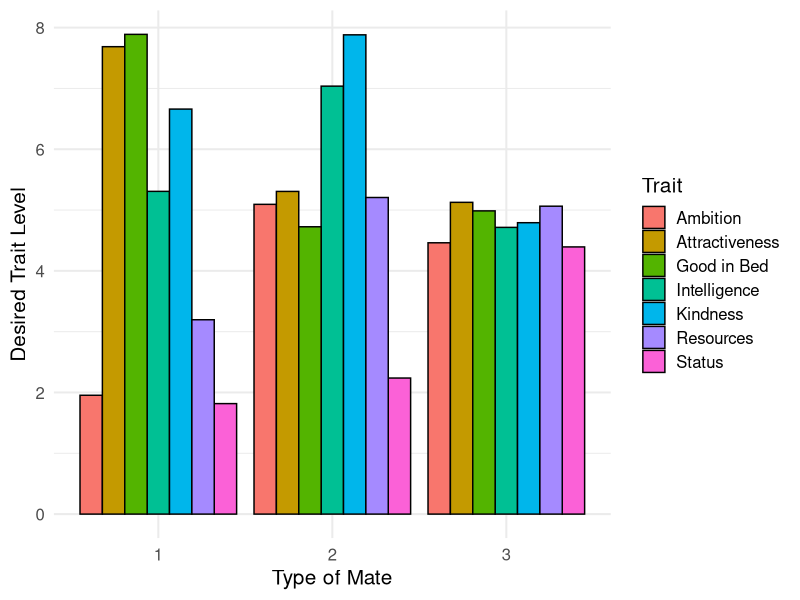
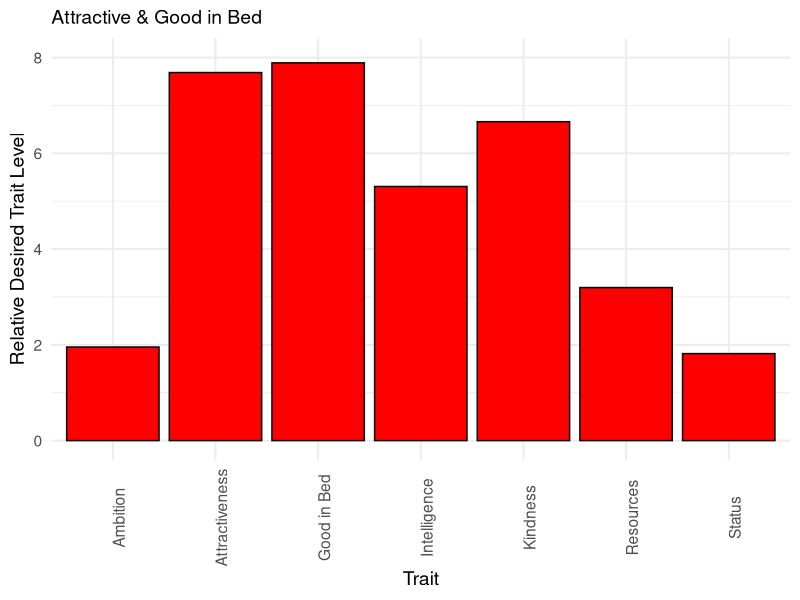
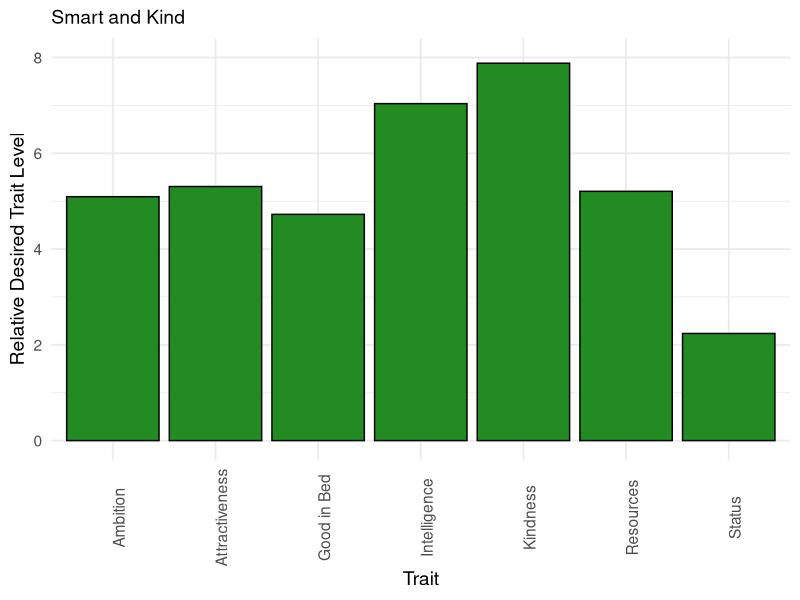
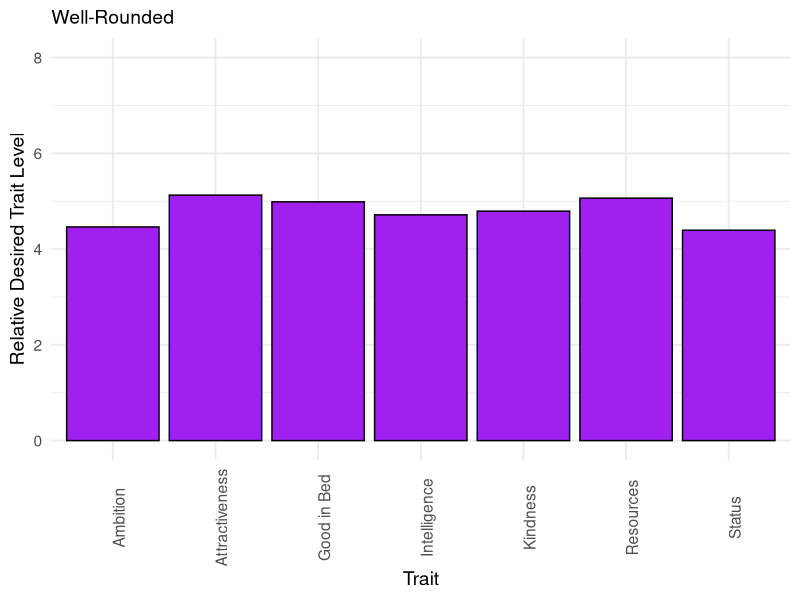
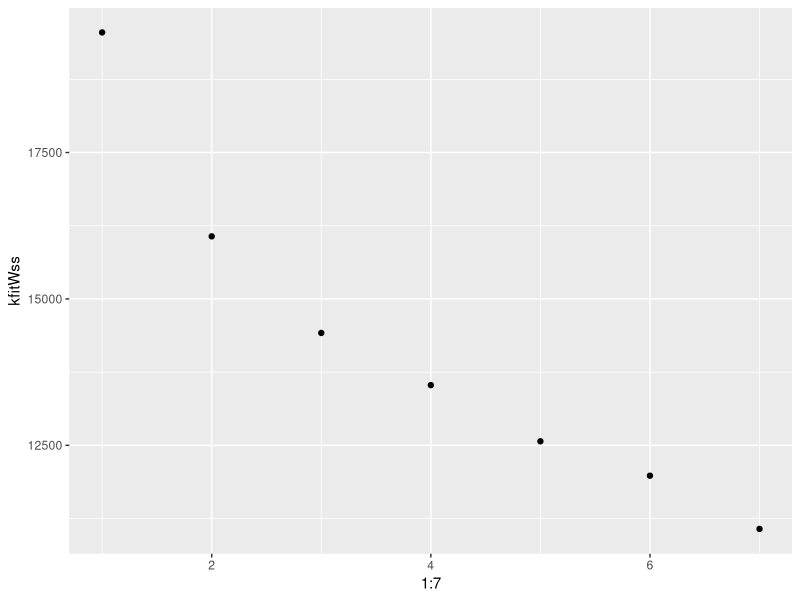

These charts were generated, in order, by the following R code: (Note: this script raises an error after producing the figures.)
#############Polyamorous Mate Preferences -- Budget Allocation: Analysis Script #################
####Ashley J Coventry, Tamsin German, Dan Conroy-Beam########



###load packages 
library(psych) #for scree plot
library(ggplot2) #For generating other plots
library(data.table) #for reshaping data
library(stringr) #for permutation analy data reorganizing

###set seed###
set.seed(112822)


###load data###
data <- read.csv("Human Data/Processed Data/Processed Data20230108 181609.csv")


#Remove NAs ###
#necessary when merging back into the original data frame because kfits is omitting NAs. 

nacheck <- apply(data[,14:27], 1, function(x) sum(is.na(x))>0)
data<- data[!nacheck,]


#excluding people who don't identify as either men or women

data<-data[data$gender<3,]


###reshape data wide --> long and only keep columns relevant for kmeans

#melt function to have two rows (1 for orange, 1 for blue) with each trait rating

longData<-melt(as.data.table(data),id.vars=c("PIN","gender","age"),
               measure.vars=list(c(14,21),
                                 c(15,22),
                                 c(16,23),
                                 c(17,24),
                                 c(18,25),
                                 c(19,26),
                                 c(20,27)))


#Relabel columns

colnames(longData)[4:11]<-c("partner","amb","attract",
                            "intel","sexy","kind",
                            "stat","finPros")


#Relabel partner type values
longData$partner<-as.factor(ifelse(longData$partner==1,"idealBlue","idealOrange"))





###K-Means Cluster Analysis###


#extract kmeans wSs
kfitWss<-sapply(1:7,function(x) kmeans(longData[,5:11],x)$tot.withinss)

#scree plot
screePlot<-qplot(1:7,kfitWss)


##compute differences in within ss across k for k-means clustering
wssDiffs<-diff(kfitWss)


##Add this classification to the original dataframe

kFit<-kmeans(longData[,5:11],3)
longData$kFitab <- kFit$cluster


##Create vectors of preference means for each cluster (without age)
clustCenters<-kFit$centers

##Look at gender breakdown by cluster #1 = women, #2 = men
clustGender<-table(longData$gender,longData$kFitab)

##compute variance between trait ratings for each cluster
#to see if maybe one cluster is more well rounded than others
clustVars<-apply(clustCenters,1,var)




###Compute same or diff variable for ideal orange v ideal blue
#do people want both of their ideal partners in the same cluster or in different ones? 

##Transfer partner clusters back to data (since "data" is wide)
data$blueClust<-longData$kFitab[longData$partner=="idealBlue"]
data$orangeClust<-longData$kFitab[longData$partner=="idealOrange"]

##Determine for each participant whether their orange and blue partners are in the same cluster
#same = 1, diff = 0
data$sameOrDiff<-apply(data[,133:134],1,function(x)
  sum(duplicated(x))
)

##get sameOrDiff as function of gender
genderDiff<-table(data$sameOrDiff,data$gender)


##Computing average differentness
avgDiff <- mean(data$sameOrDiff)

###create variable listing cluster of each partner 

data$kFitab<-apply(data[,133:134],1,function(x) paste0(sort(as.numeric(x)),collapse=","))


### CHI SQUARE -- some use Fisher's exact test since some clusters are rare###

#are men and women are choosing combos of partner orange and blue at diff rates?

chisqGender<-chisq.test(table(data$gender,data$kFitab))
#fisherGender <- fisher.test(table(data$gender, data$kFitab))
  #get error with Fisher's test and chi square

##do preferences for partner orange predict preferences for partner blue?
chisqClust<-chisq.test(table(data$blueClust, data$orangeClust)) 
#fisherClust <- fisher.test(table(data$blueClust, data$orangeClust))

##raw numbers in each cluster combo by gender
clustComboGender<-table(data$blueClust,data$orangeClust,data$gender)



### Permuation Analysis ###


##create a vector to store null distribution averages
nullDistAvg <- rep(0,100000)

##for loop to generate data of null dist 
for(a in 1:100000){
  
  aNull<-sample(data$blueClust)
  bNull<-sample(data$orangeClust)
  
  #Compute sameordiff
  sodNull<-ifelse(aNull==bNull, 0, 1)
  
  #Compute and saving average differentness
  nullDistAvg[a]<-mean(sodNull)
  
}



##see whether we are in extremes of null dist (compare output to our avgdiff)

nullDistHigh<-quantile(nullDistAvg[1:100000],c(0.975)) 
nullDistLow<-quantile(nullDistAvg[1:100000],c(0.025)) 


#Compute p-value comparing observed sameordiff to null distribution
pValueDiff <- sum(nullDistAvg < avgDiff) /100000  


###How many ideal partners are in each cluster?

##for people who wanted both partners in same cluster
sameClust <- table(data$blueClust[data$sameOrDiff == 0]) 

##for people who wanted partners in different clusters
#don't need to run separately for clusters A and B bc made order arbitrary
diffClust <- table(data$blueClust[data$sameOrDiff ==1])  


###More Chi Squares: proportion of participants with at least 1 partner in specific clusters 

##Create blank columns in data
data$clust1 <- NA #for cluster 1
data$clust2<- NA #for cluster 2
data$clust3 <- NA #for cluster 3


##for loop to fill columns
for(i in 1:NROW(data)){
  ifelse(data$orangeClust[i] == 1 | data$blueClust[i] == 1, data$clust1[i]<-1, data$clust1[i]<-0)
  
}

for(i in 1:NROW(data)){
  ifelse(data$orangeClust[i] == 2 | data$blueClust[i] == 2, data$clust2[i]<-1, data$clust2[i]<-0)
  
}

for(i in 1:NROW(data)){
  ifelse(data$orangeClust[i] == 3 | data$blueClust[i] == 3, data$clust3[i]<-1, data$clust3[i]<-0)
  
}



chisqClust1 <- chisq.test(table(data$gender, data$clust1))
chisqClust2 <- chisq.test(table(data$gender, data$clust2))
chisqClust3 <- chisq.test(table(data$gender, data$clust3))







### Plotting ###

##plot bar graph with each trait mean for each 3 clusters (# clusters depends on scree)
#clusters aren't mapping on in the right order! double check centers with graph after running
meanTrait <- c(clustCenters[1,], clustCenters[2,], clustCenters[3,])
mateType <-c(rep("1", 7), rep("2", 7), rep("3", 7))
trait <- c(rep(c("Ambition", "Attractiveness", "Intelligence", "Good in Bed", "Kindness", "Status", "Resources"), 3))  
plotting <- data.frame(meanTrait, mateType, trait)
kFitPlot <- ggplot(data=plotting, aes(x=mateType, y=meanTrait, fill=trait)) +
  geom_bar(stat="identity", color="black", position=position_dodge())+
  theme_minimal(base_size = 15) + xlab("Type of Mate") + ylab("Desired Trait Level") +
  scale_fill_discrete(name = "Trait")


##multipanel figure
#first create individual plot for each cluster

#cluster 1 (title will change based on clusters)
meanTrait1 <- clustCenters[1,]
trait1 <- c("Ambition", "Attractiveness", "Intelligence", "Good in Bed", "Kindness", "Status", "Resources")
plotting1 <- data.frame(meanTrait1, trait1)
plot1 <- ggplot(data=plotting1, aes(x=trait1, y=meanTrait1)) +
  geom_bar(stat="identity", color="black", position=position_dodge(), fill = "red")+
  theme_minimal(base_size = 14) + xlab("Trait") + ylab("Relative Desired Trait Level")  +ylim(0,8) +
  ggtitle("Attractive & Good in Bed") +theme(plot.title = element_text(size = 14), axis.text.x = element_text(angle = 90))

#cluster 2 
meanTrait2 <- clustCenters[2,]
trait2 <- c("Ambition", "Attractiveness", "Intelligence", "Good in Bed", "Kindness", "Status", "Resources")
plotting2 <- data.frame(meanTrait2, trait2)
plot2 <- ggplot(data=plotting2, aes(x=trait2, y=meanTrait2)) +
  geom_bar(stat="identity", color="black", position=position_dodge(), fill = "forestgreen")+ 
  theme_minimal(base_size = 14) + xlab("Trait") + ylab("Relative Desired Trait Level") +ylim(0,8) +
ggtitle("Smart and Kind") +theme(plot.title = element_text(size = 14), axis.text.x = element_text(angle = 90))

#cluster 3 
meanTrait3 <- clustCenters[3,]
trait3 <- c("Ambition", "Attractiveness", "Intelligence", "Good in Bed", "Kindness", "Status", "Resources")
plotting3 <- data.frame(meanTrait3, trait3)
plot3 <- ggplot(data=plotting3, aes(x=trait3, y=meanTrait3)) +
  geom_bar(stat="identity", color="black", position=position_dodge(), fill = "purple")+ 
  theme_minimal(base_size = 14) + xlab("Trait") + ylab("Relative Desired Trait Level") +ylim(0,8) +
ggtitle("Well-Rounded") +theme(plot.title = element_text(size = 14), axis.text.x = element_text(angle = 90))

#combine clusters into one graph
panelPlot<-ggarrange(plot1,plot2,plot3,labels=c("A","B","C"), nrow=1, ncol=3,font.label = list(size = 14, color = "black"))









#######Bisexual Poly Prefs #######

##how many bisexual people are in our sample?
biSamp <- table(data$sex_orient)

##get only bi dataframe
biData <- subset(data, data$sex_orient == 3)

biSampGender <- table(biData$gender) #22 women, 9 men

##get sameOrDiff as function of gender
biGenderDiff<-table(biData$sameOrDiff,biData$gender)


##Computing average differentness
biAvgDiff <- mean(biData$sameOrDiff) ##way higher than reg avg diff

### CHI SQUARE -- some use Fisher's exact test since some clusters are rare###

#are bi men and women are choosing combos of partner orange and blue at diff rates than het folks?

chisqSexOrient <-chisq.test(table(data$sex_orient,data$kFitab)) #error bc size too small
#fisherSexOrient <- fisher.test(table(data$sex_orient, data$kFitab))
#get error with Fisher's test

#are bi men and bi women choosing combos at diff rates

fisherGenderBi <- fisher.test(table(biData$gender, biData$kFitab))



##in bisexual participants, do preferences for partner orange predict preferences for partner blue?
fisherClustBi <- fisher.test(table(biData$blueClust, biData$orangeClust))

##raw numbers in each cluster combo by gender
clustComboGenderBi<-table(biData$blueClust,biData$orangeClust,biData$gender)
